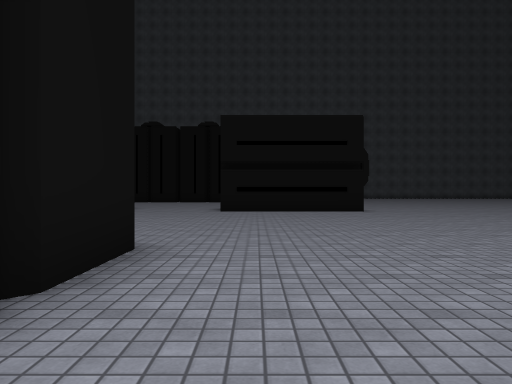
[1] (above)

22 first-person views from a walk through a 3-D level made in the Unity game engine. The camera is 1.2 m above the floor, looks level and sees 70° across. The floor is counted in squares, 2 m on a side. Each view is taken from the middle of a square. On the plan, view 1 faces up. The plan holds only what a view shows up to about 10 squares ahead; the rest is blank. The place goes on beyond the plan. Some animated figures are left out. Some surface patterns are stand-ins.

[2]
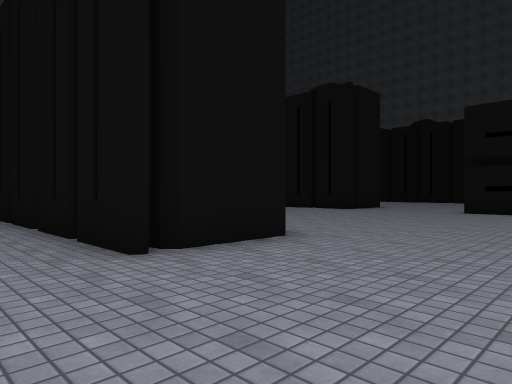

[3]
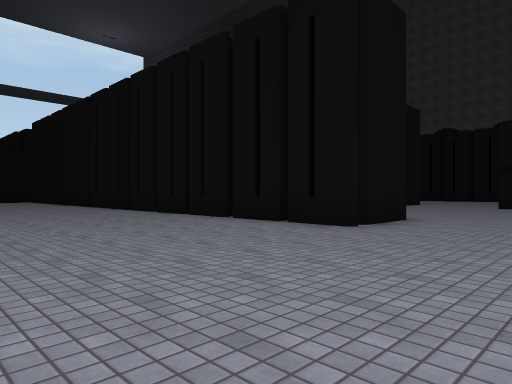

[4]
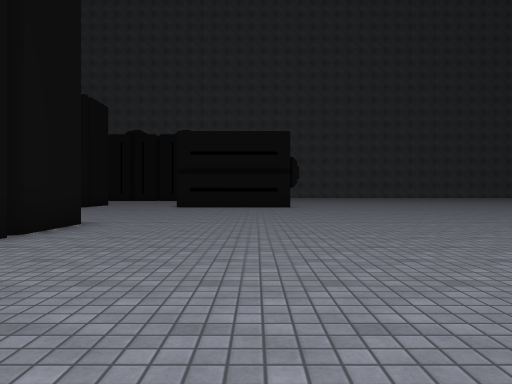

[5]
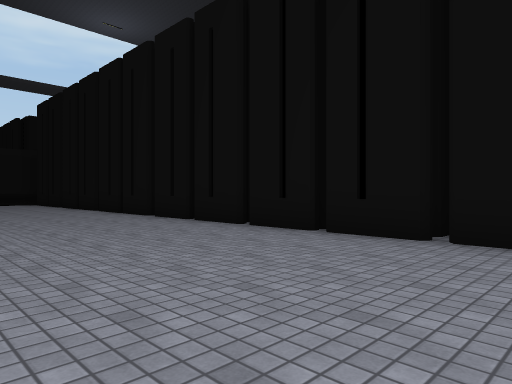

[6]
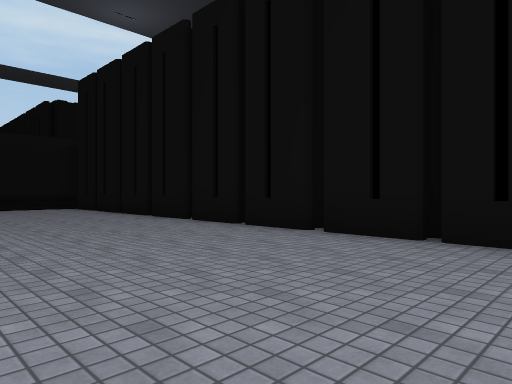

[7]
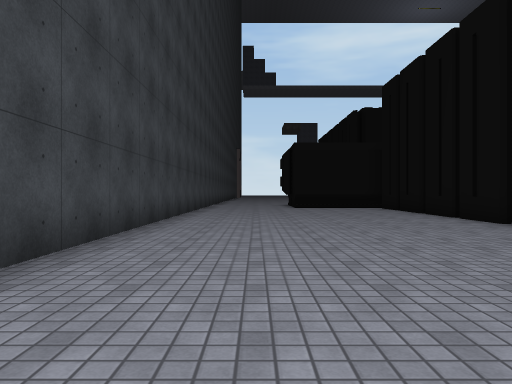

[8]
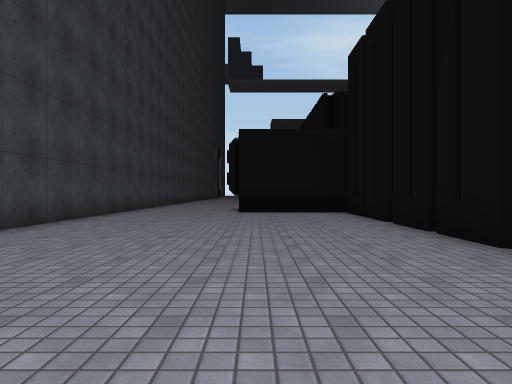

[9]
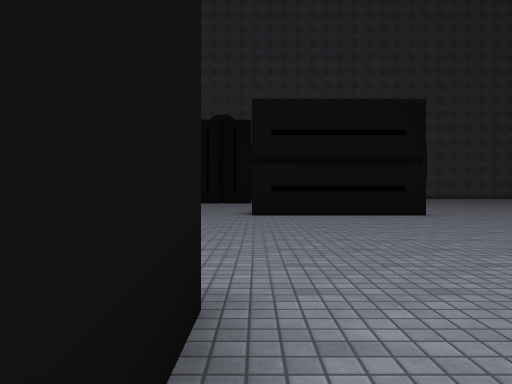

[10]
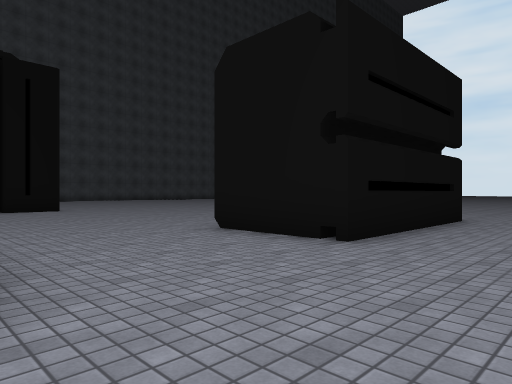

[11]
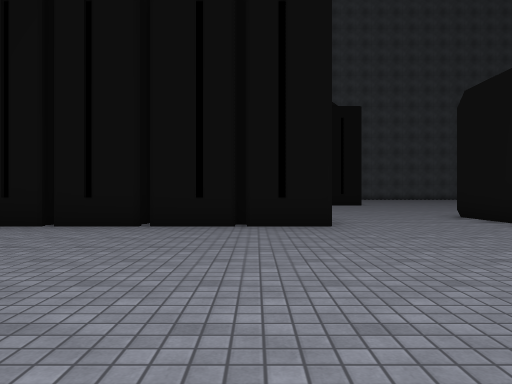

[12]
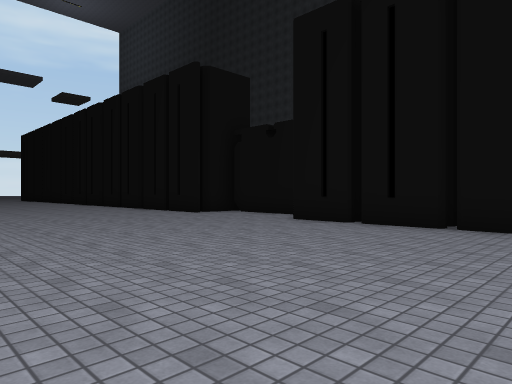

[13]
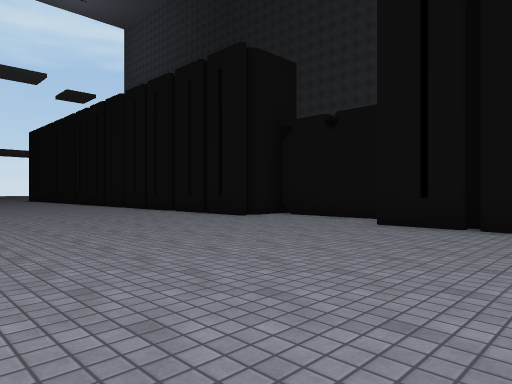

[14]
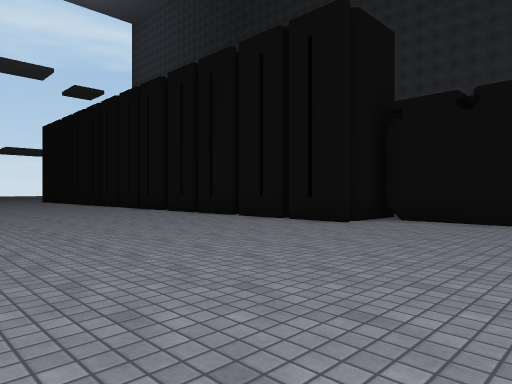

[15]
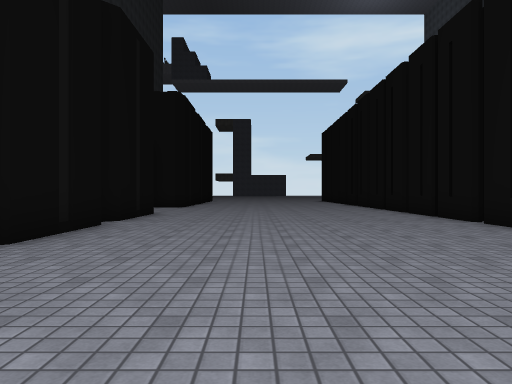

[16]
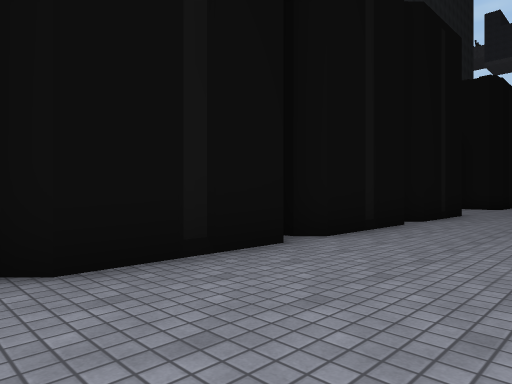

[17]
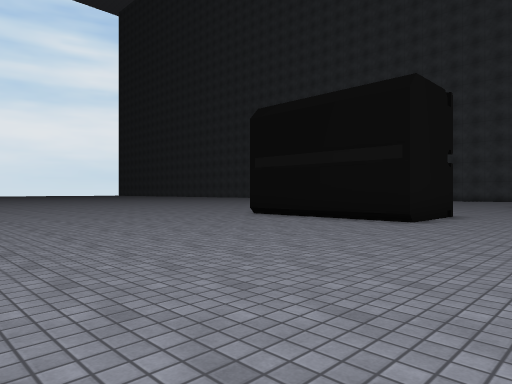

[18]
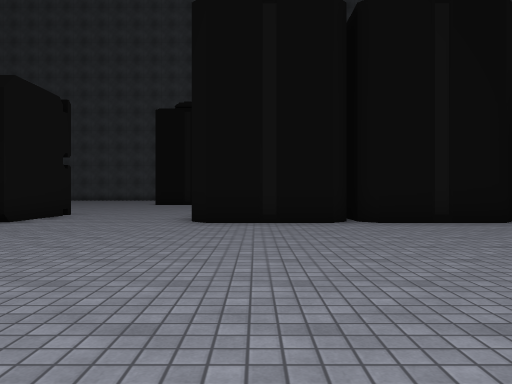

[19]
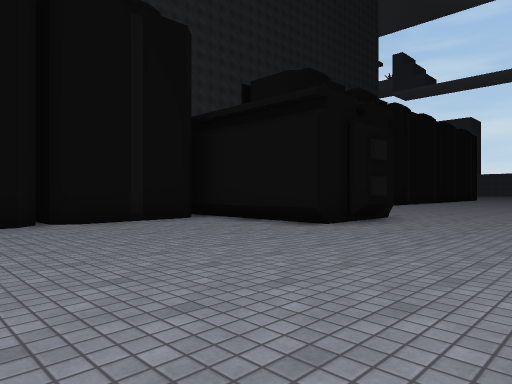

[20]
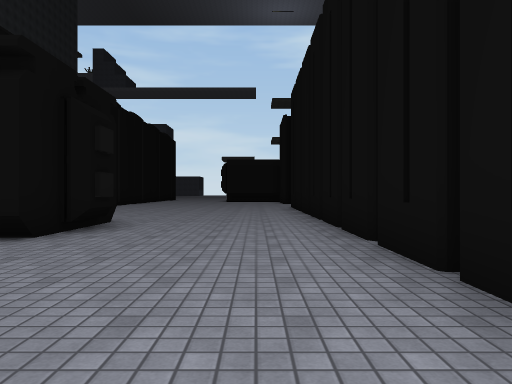

[21]
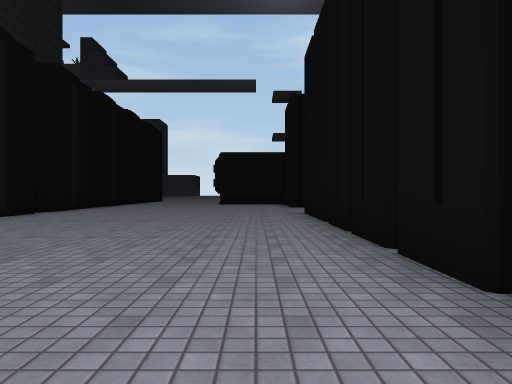

[22]
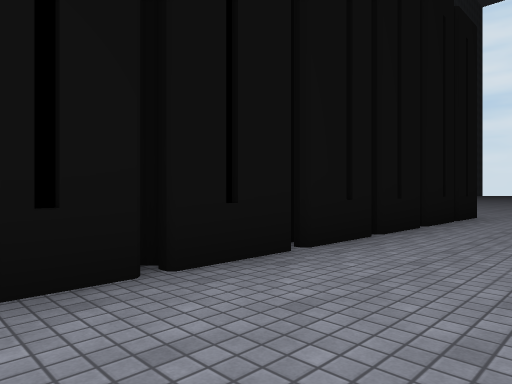

### Floor plan
Points are (right, up) in squares from view 1. A wall is a line through its corners. A room is listed if a view was taken in it or the views show most of it. See-through windows are left out.
Room 1 (views 1, 2, 3, 4, 5, 6, 7, 8, 9, 10, 11, 12, 13, 14, 15, 16, 17, 18, 19, 20, 21, 22)
walls: (-5.1, 13.9) (-4.7, 13.6); (-7.6, 13.9) (-6.1, 13.9); (-4.8, 11.3) (-7.9, 11.3); (-8, 11.3) (-11.2, 11.3); (-11.8, 12.7) (-14.5, 12.7); (-12, 17.1) (-11.5, 17.1) (-11.5, 14.1); (-4.8, 21.4) (-7.9, 21.4); (-8.1, 21.4) (-11.2, 21.4); (-13.4, 17.5) (-12.8, 17.5); (-1.4, 21.4) (-4.4, 21.4); (-11.5, 21.4) (-12.9, 21.4); (-14.9, 12.4) (-14.9, 11.9); (-13.1, 21.4) (-16.2, 21.4); (-14.9, 11.3) (-16.4, 11.3); (3.4, 11.3) (-1.1, 11.3) (-1.1, 14); (-16.5, 11.3) (-20.2, 11.3); (-1.3, 3.9) (-1.3, 2.1); (-16.6, 21.4) (-20.9, 21.4); (-4.8, 1.6) (-7.9, 1.6); (-8.1, 1.6) (-11.1, 1.6); (-14.4, 4.2) (-11.8, 4.2) (-11.5, 3.9); (-1.2, 1.6) (-4.4, 1.6); (-11.5, 1.6) (-12.9, 1.6); (-13.1, 1.6) (-16.4, 1.6); (-16.8, 4.2) (-15.1, 4.2); (-16.5, 1.6) (-20.9, 1.6); (-21.1, 4.2) (-19.5, 4.2); (-21, -5) (-10.8, -5)

Where each view was taken, in squares from view 1:
view 1: 0 up, 0 right, facing up
view 2: 0 up, 2 right, facing up-left
view 3: 4 down, 2 right, facing up-left
view 4: 3 down, 2 right, facing up
view 5: 3 down, 3 left, facing up-left
view 6: 3 down, 8 left, facing up-left
view 7: 3 down, 8 left, facing left
view 8: 1 down, 11 left, facing left
view 9: 2 up, 1 left, facing up
view 10: 9 up, 5 left, facing up-right
view 11: 5 up, 6 left, facing up
view 12: 5 up, 6 left, facing up-left
view 13: 5 up, 8 left, facing up-left
view 14: 5 up, 11 left, facing up-left
view 15: 7 up, 11 left, facing left
view 16: 7 up, 11 left, facing down-left
view 17: 21 up, 4 left, facing down-right
view 18: 21 up, 6 left, facing down
view 19: 21 up, 6 left, facing down-left
view 20: 20 up, 7 left, facing left
view 21: 20 up, 11 left, facing left
view 22: 19 up, 11 left, facing up-right
